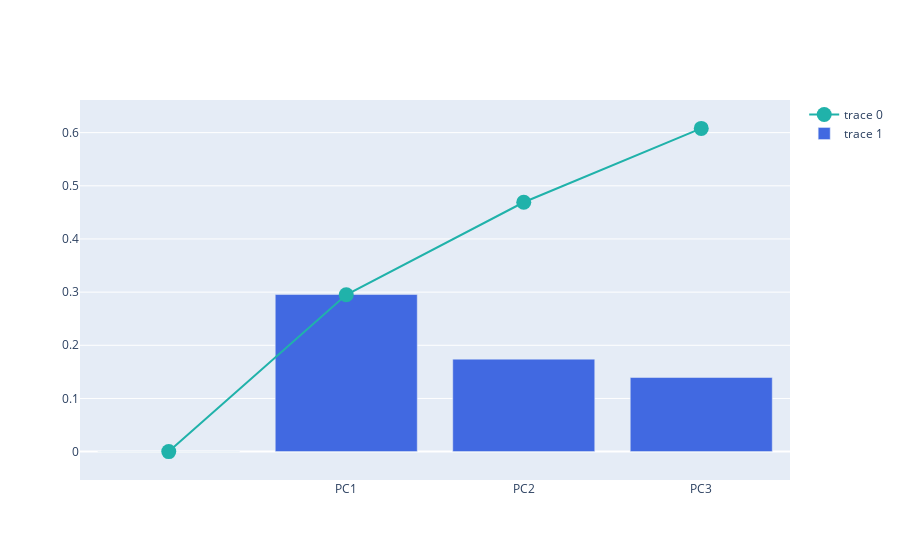

Write notebook code for a chart like this one.
### Code cell
# explained variance + cumulative variance
# https://plotly.com/python/creating-and-updating-figures

import plotly.graph_objects as go
fig = go.Figure()

fig.add_trace(
    go.Scatter(
        x=df_explained_variance['PC'],
        y=df_explained_variance['Cumulative Variance'],
        marker=dict(size=15, color='LightSeaGreen')
    ))

fig.add_trace(
    go.Bar(
        x=df_explained_variance['PC'],
        y=df_explained_variance['Explained Variance'],
        marker=dict(color='RoyalBlue')
    ))

fig.show()

### Figure 1 — Plotly figure (JSON) as saved in the notebook; plotly's stock layout.template omitted (floating-point values rounded to 4 significant figures)
{"data": [{"marker": {"color": "LightSeaGreen", "size": 15}, "type": "scatter", "x": ["", "PC1", "PC2", "PC3"], "y": [0, 0.295, 0.469, 0.608]}, {"marker": {"color": "RoyalBlue"}, "type": "bar", "x": ["", "PC1", "PC2", "PC3"], "y": [0, 0.2955, 0.174, 0.1394]}], "layout": {}}
